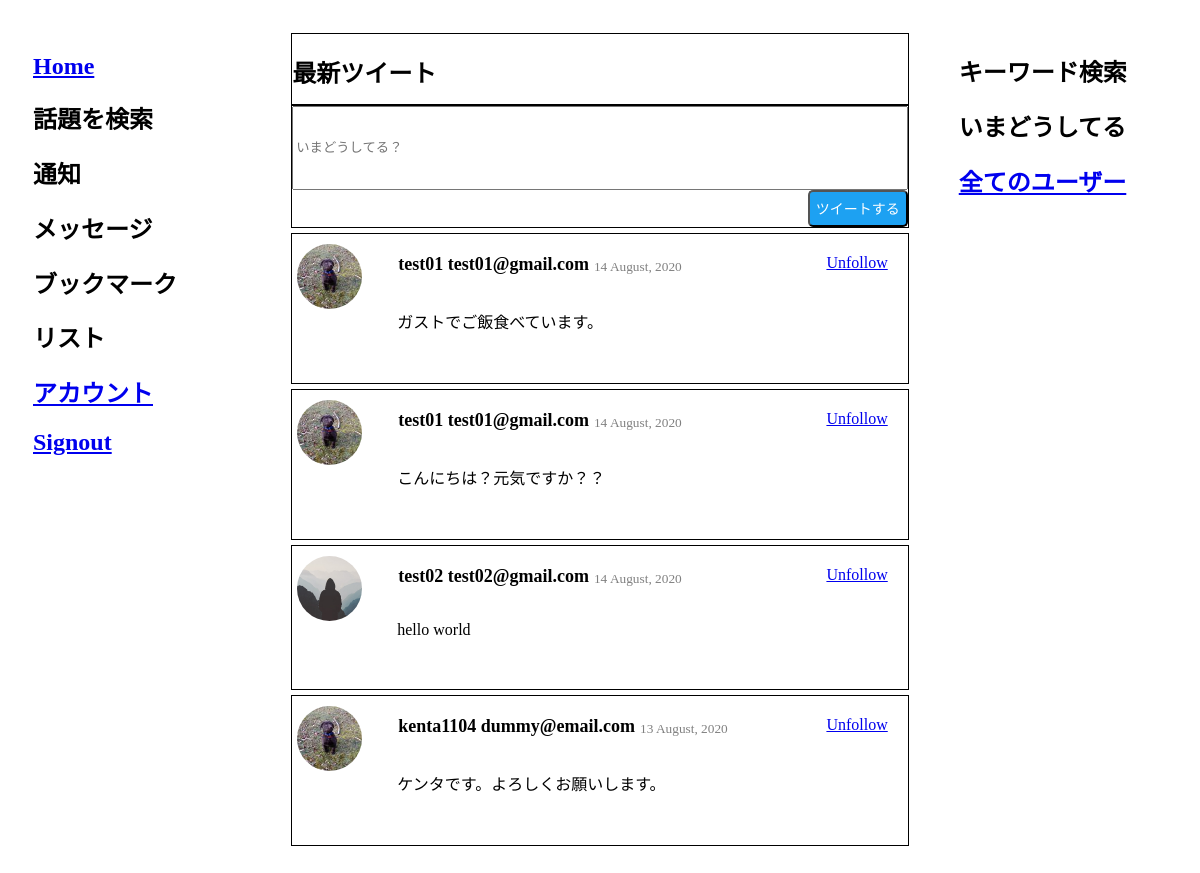
Page /tweets/ (signed in) on the earlier database version.
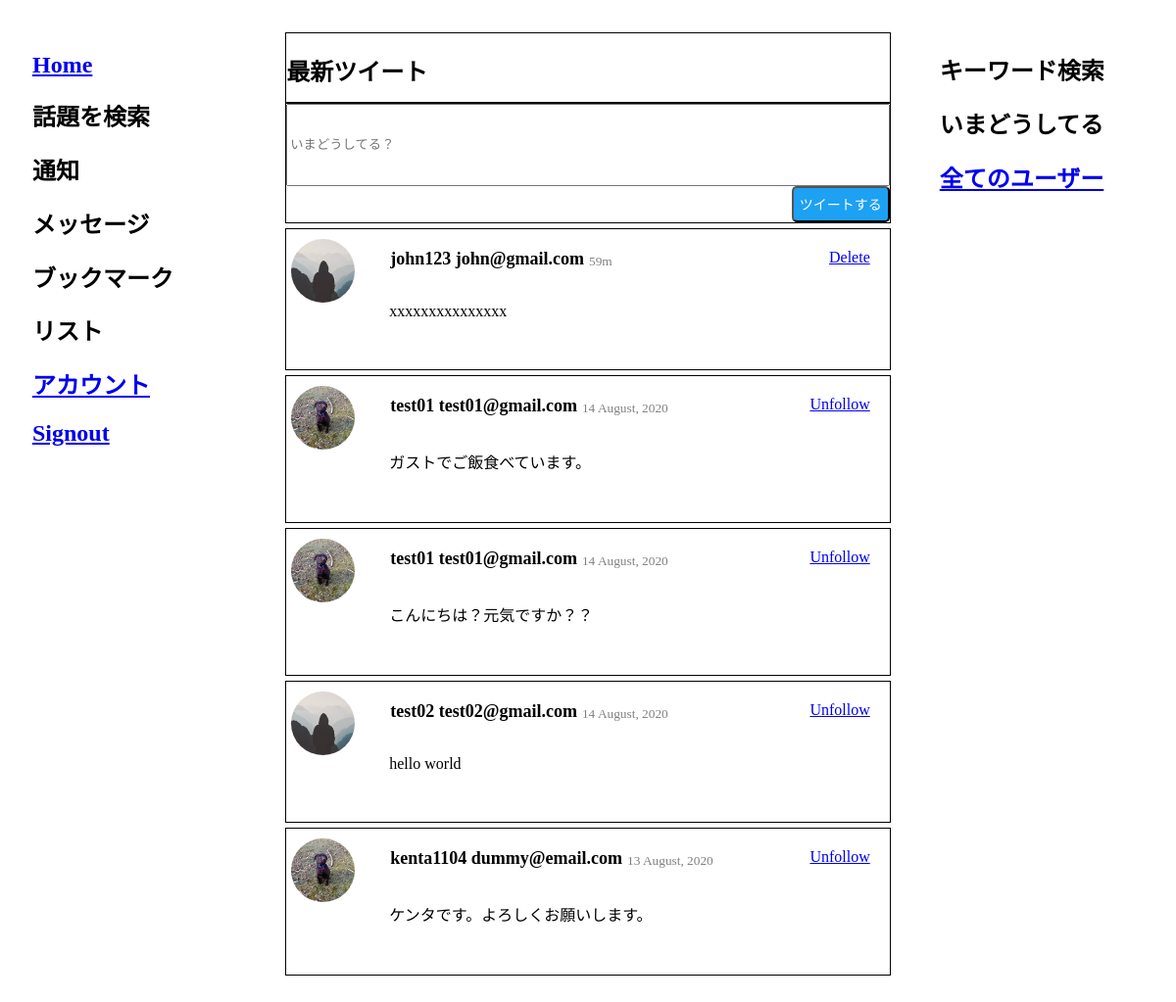
Same page on the later database version.
### project/models.py (models this page shows, shortened)
class Tweet(db.Model):
    __tablename__ = 'tweets'
    tweet_id = db.Column(db.Integer, primary_key=True)
    user_id = db.Column(db.Integer, db.ForeignKey('users.id'))
    tweet = db.Column(db.String, nullable=False)
    posted = db.Column(db.DateTime, nullable=False)
    @classmethod
    def delta_time(cls, tweet_posted):
        now = datetime.now()
        td = now - tweet_posted
        days = td.days
        hours = td.seconds//3600
        minutes = (td.seconds//60)%60
        if days > 0:
            return tweet_posted.strftime("%d %B, %Y")
        elif hours > 0:
            return str(hours) + 'h'
        elif minutes > 0:
            return str(minutes) + 'm'
        else:
            return 'few seconds ago'

class User(db.Model):
    __tablename__ = 'users'
    id = db.Column(db.Integer, primary_key=True)
    name = db.Column(db.String, unique=True, nullable=False)
    email = db.Column(db.String, unique=True, nullable=False)
    image_file =  db.Column(db.String(20), nullable=False, default='default.jpg')
    password = db.Column(db.String, nullable=False)
    tweets = db.relationship('Tweet', backref='poster')
    role = db.Column(db.String, default='user')

### project/tweets/views.py (the view)
@tweets_blueprint.route('/tweets/')
@login_required
def tweet():
    return render_template(
        'tweets2.html',
        form=PostTweetForm(),
        all_tweets=filtered_tweets(session['user_id']),
    )

### project/tweets/forms.py
class PostTweetForm(FlaskForm):
    tweet = StringField(
        'Tweet',
        validators=[DataRequired(), Length(min=6, max=140 , message = '40文字以内で入力してください')]
    )

### project/tweets/views.py (called while the page is built)
def login_required(test):
    @wraps(test)
    def wrap(*args, **kwargs):
        if 'logged_in' in session:
            return test(*args, **kwargs)
        else:
            flash('You need to login first')
            return (redirect(url_for('users.login')))
    return wrap

def filtered_tweets(user_id):
    who_id = user_id
    whom_ids = db.session.query(Follower.whom_id).filter_by(who_id=who_id)
    user_tweets = db.session.query(Tweet).filter_by(user_id=who_id)
    if whom_ids.all():
        follower_tweets = db.session.query(Tweet).filter(Tweet.user_id.in_(whom_ids))
        result = user_tweets.union(follower_tweets)
        return result.order_by(Tweet.posted.desc())
    else:
        return user_tweets.order_by(Tweet.posted.desc())

### project/templates/tweets2.html (shortened to what this page needs)
{% extends 'layout.html' %}
{% block content %}
    <section class="col-2">
        <div class="top">
            <h1>最新ツイート</h1>
        </div>
        <div class="tweet">
            <form action="{{ url_for('tweets.post_tweet') }}" method="post">
                <div class="input-group">
                {{ form.tweet(placeholder="いまどうしてる？", class="form-control") }}
                <span class="input-group-btn">
                    <input class="button" type="submit" value="ツイートする">
                </span>
                </div>
            </form>
        </div>
        <div class="timeline">
            {% for tweet in all_tweets %}
                {% if tweet.poster.name == session.name %}
                <div class="one-tweet">
                    <img class="article-img" src="{{ url_for('static', filename='profile_pics/' + tweet.poster.image_file) }}">
                    <div class="tweet-name">
                        {{ tweet.poster.name }}
                        {{ tweet.poster.email}}
                    </div>
                    <div class="tweet-time">
                        {{ tweet.delta_time(tweet.posted) }}
                    </div>
                    <div class="tweet-del">
                        <a class="btn btn-default btn-xs" href="{{ url_for('tweets.delete_tweet', tweet_id=tweet.tweet_id )}}">Delete</a>
                    </div>
                    <div class="tweet-body">
                        {{ tweet.tweet }}
                    </div>
                </div>
                    {% else %}
                <div class="one-tweet">
                    <img class="article-img" src="{{ url_for('static', filename='profile_pics/' + tweet.poster.image_file) }}">
                    <div class="tweet-name">
                        {{ tweet.poster.name }}
                        {{ tweet.poster.email}}
                    </div>
                    <div class="tweet-time">
                        {{ tweet.delta_time(tweet.posted) }}
                    </div>
                    <div class="tweet-del">
                        <a class="btn btn-info btn-xs" href="{{ url_for('tweets.unfollow_user', user_id=tweet.poster.id )}}">Unfollow</a>
                    </div>
                    <div class="tweet-body">
                        {{ tweet.tweet }}
                    </div>
                </div>
                    {% endif %}
            {% endfor %}
        </div>
        </section>
{% endblock content %}

### project/templates/layout.html (shortened to what this page needs)
<!DOCTYPE html>
<html lang="ja">
  <head>
    <link rel=stylesheet href="{{ url_for('static', filename='style.css')}}">
  </head>
  <body>
      <div class="main">
        <section class="col-1">
            {% if session.logged_in %}
            <h1><a href="/tweets/">Home</a></h1>
            <h1>話題を検索</h1>
            <h1>通知</h1>
            <h1>メッセージ</h1>
            <h1>ブックマーク</h1>
            <h1>リスト</h1>
            <h1><a href="{{ url_for('users.accounts') }}">アカウント</a></li></h1>
            {% endif %}
            {% if not session.logged_in %}
            {% else %}
            <h1 role="presentation"><a href="{{ url_for('users.logout') }}">Signout</a></h1>
            {% endif %}
        </section>
      {% block content %}
      {% endblock content %}
      <section class="col-3">
        <h1>キーワード検索</h1>
        <h1>いまどうしてる</h1>
        <h1><a href="{{ url_for('users.all_users') }}">全てのユーザー</a></h1>
      </section>
      </div>
  </body>
</html>

### project/static/style.css (style rules this page uses)
.main section { margin: 10px; background: white; padding: 15px; }
.main h1 { color: black; font-size: 1.5rem; }
.main { display: flex; max-width: 1375px; margin: 0 auto; justify-content:space-around; }
.main .top { border: 1px solid; height: 70px; }
.main section { flex: 1; }
.main .col-2 { flex: 2; }
.form-control { width: 607.5px; height: 77.81px; }
.main .input-group { border: 1px solid; }
.button { display: block; margin: 0 0 0 auto; right: 0; bottom: 0; width: 100px; height: 37px; background-color: rgb(29, 161, 242); font-size: 14px; border-radius: 5px; color: white; }
.one-tweet { margin-top: 5px; margin-bottom: 5px; border: 1px solid; padding-bottom: 50px; }
.article-img { height: 65px; width: 65px; margin-right: 16px; border-radius: 50%; margin-top: 10px; margin-left: 5px; float: left; }
.tweet-name { float: left; margin: 20px 0px 5px 20px; font-size: large; font-weight: bolder; }
.tweet-time { float: left; margin: 25px 10px 5px 5px; font-size: smaller; color: gray; }
.tweet-del { float: right; margin-top: 20px; margin-right: 20px; }
.tweet-body { clear: both; margin-left: 105px; }

Differences in the rows shown:
added Tweet: image_file (picture), poster.name "john123", poster.email "john@gmail.com", delta_time "59m", tweet "xxxxxxxxxxxxxxx"
